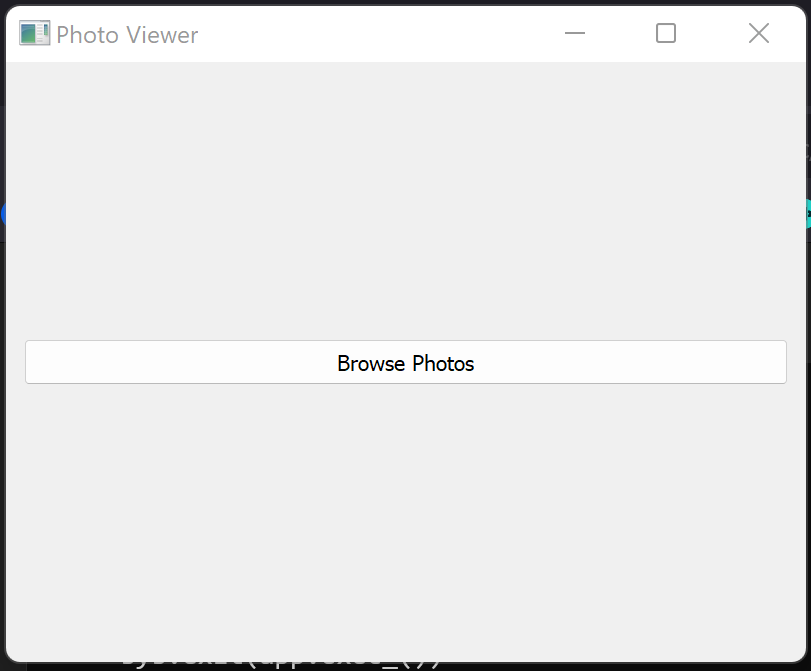
#> input picture Zrzut ekranu 2024-06-20 153018.png, 811 x 671 px; its folder holds only this picture in this run
$ python -i trening.py   (imports and definitions only)   (older library calls are emulated)
#> lines starting #> are read from the running program, lines starting #| are printed output that depends on the picture
#> further down, picture is the input picture: shape (671, 811, 3); mean B, G, R 234.1, 234, 233.9
import cv2
import numpy as np
import os
from sklearn.ensemble import RandomForestClassifier
from sklearn.model_selection import train_test_split
from sklearn.metrics import accuracy_score
import joblib  # Do zapisu i wczytania modelu

# Funkcja używana do wykrycia cech na zdjęciach
def extract_features(image):
    image_gray = cv2.cvtColor(image, cv2.COLOR_BGR2GRAY)
    laplacian_var = cv2.Laplacian(image_gray, cv2.CV_64F).var()
#> laplacian_var = 607.6
    gradient_x = cv2.Sobel(image_gray, cv2.CV_64F, 1, 0, ksize=5)
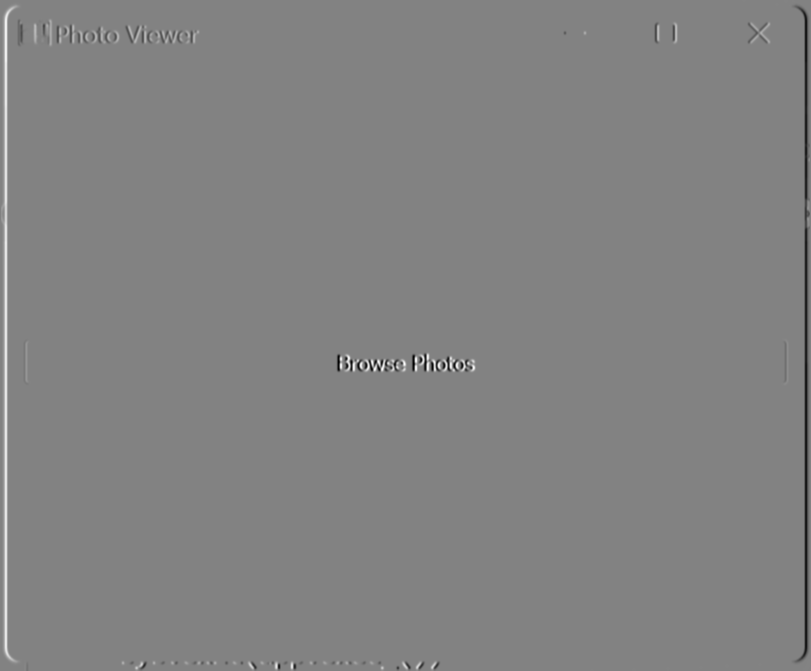
#> gradient_x: shape (671, 811) float64; min -11664, max 11052, mean -1; drawn with min black and max white
    gradient_y = cv2.Sobel(image_gray, cv2.CV_64F, 0, 1, ksize=5)
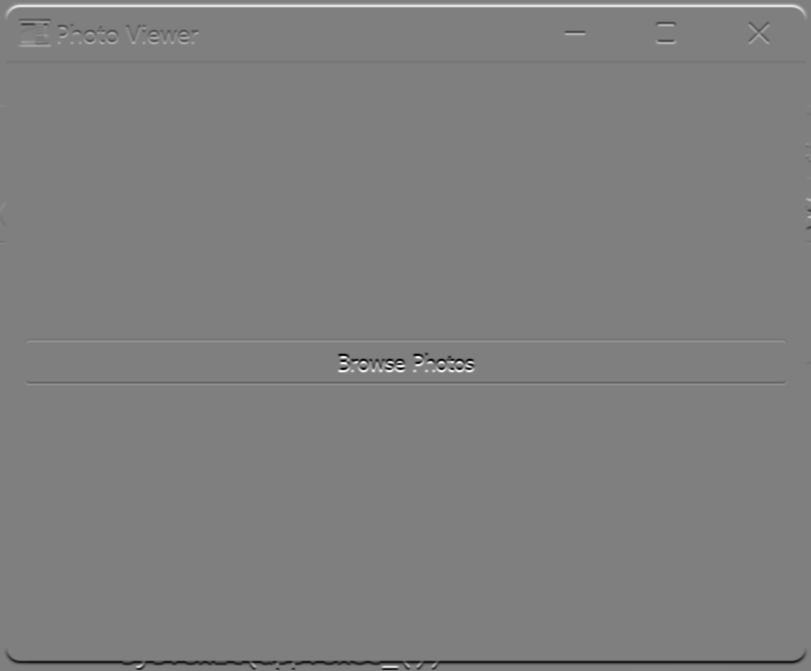
#> gradient_y: shape (671, 811) float64; min -12144, max 12144, mean -3.3; drawn with min black and max white
    gradient_magnitude = np.sqrt(gradient_x ** 2 + gradient_y ** 2)
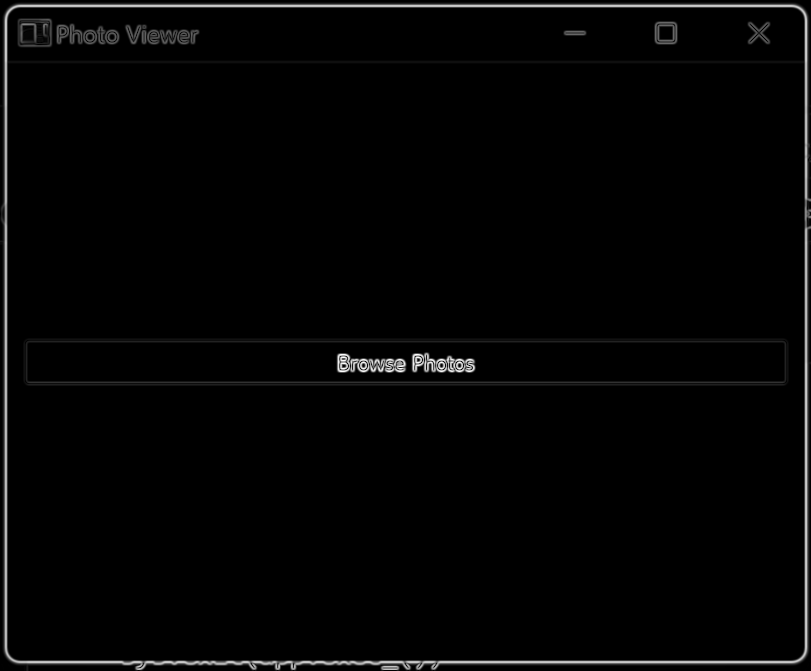
#> gradient_magnitude: shape (671, 811) float64; min 0, max 12150.5, mean 214.5; drawn with min black and max white
    gradient_mean = np.mean(gradient_magnitude)
#> gradient_mean = 214.5
    edges = cv2.Canny(image_gray, 100, 200)
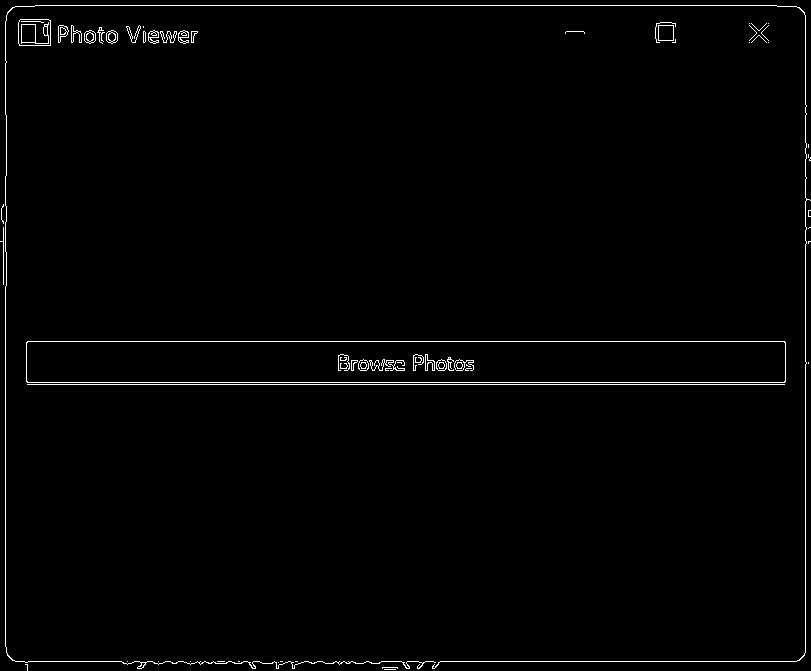
#> edges: shape (671, 811); 1.3% white in thin lines or dots
    edge_hist = np.sum(edges) / (image_gray.shape[0] * image_gray.shape[1])
#> edge_hist = 3.43
    return [laplacian_var, gradient_mean, edge_hist]

# Ścieżki do folderów z ostrymi i nieostrymi zdjęciami
sharp_images_dir = "D:/MAGISTERKA - TEST/szybki test - podzial/sharp"
blurry_images_dir = "D:/MAGISTERKA - TEST/szybki test - podzial/blur"

features = []
labels = []

# Ekstrakcja cech dla ostrych obrazów
# [14 lines not run here, left out]

# Podział danych na zestaw treningowy i testowy
# [1 line that did not run here, left out]

# Trening klasyfikatora
clf = RandomForestClassifier(n_estimators=100, random_state=42)
# [1 line not run here, left out]

# Ocena modelu
# [1 line that did not run here, left out]
# [4 lines not run here, left out]

>>> import cv2
>>> picture = cv2.imread('../Zrzut ekranu 2024-06-20 153018.png')
>>> result = extract_features(picture)
#> result = [607.6, 214.5, 3.43]
